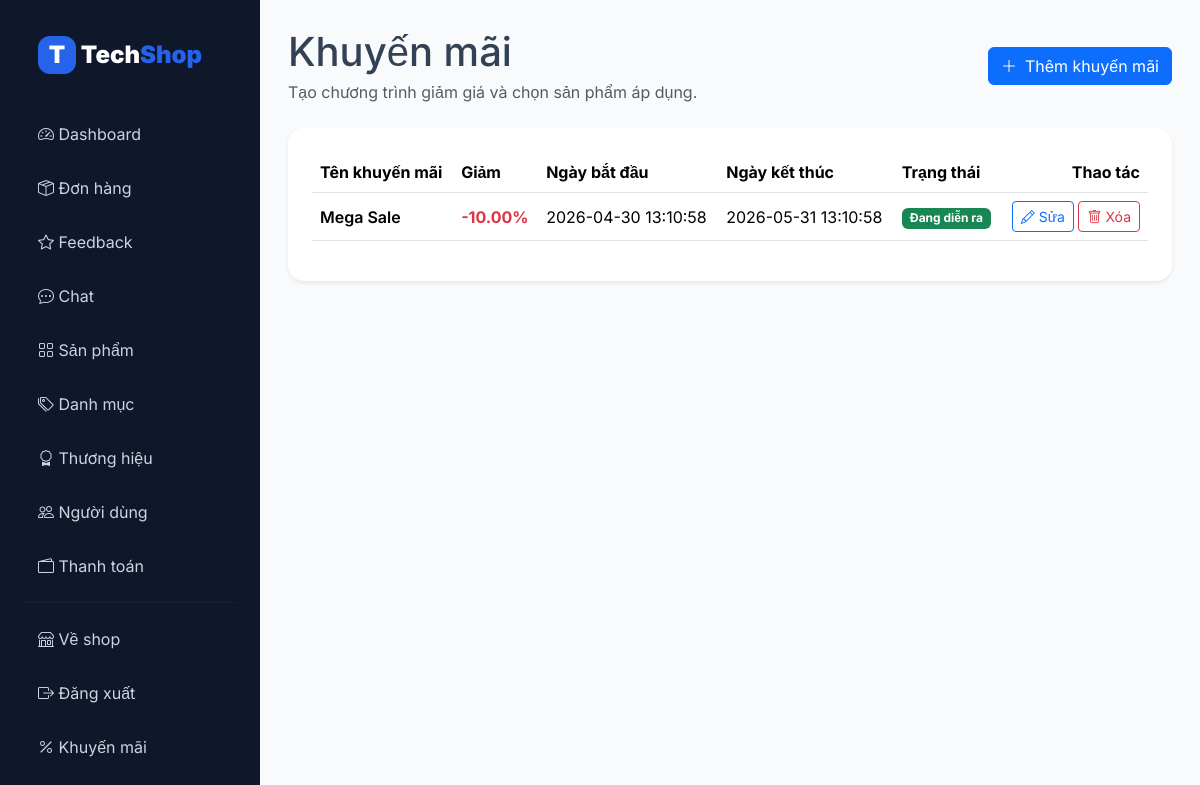
The page /admin/promotions.php (signed in) on the database its author committed.
### tables this page shows
CREATE TABLE `khuyen_mai` (
  `id_khuyen_mai` int(11) NOT NULL,
  `ten_khuyen_mai` varchar(150) NOT NULL,
  `phan_tram_giam` decimal(5,2) NOT NULL,
  `ngay_bat_dau` datetime NOT NULL,
  `ngay_ket_thuc` datetime NOT NULL,
  `trang_thai` enum('dang_dien_ra','ket_thuc','an') DEFAULT 'dang_dien_ra'
);

### config/database.php (called while the page is built, shortened)
<?php
function db_connect(): PDO
{
    $dsn = 'mysql:host=' . DB_HOST . ';port=' . DB_PORT . ';dbname=' . DB_NAME . ';charset=' . DB_CHARSET;
    return new PDO($dsn, DB_USER, DB_PASS, [
        PDO::ATTR_ERRMODE => PDO::ERRMODE_EXCEPTION,
        PDO::ATTR_DEFAULT_FETCH_MODE => PDO::FETCH_ASSOC,
        PDO::ATTR_EMULATE_PREPARES => false,
    ]);
}

### models/AdminCatalog.php (called while the page is built, shortened)
<?php
class AdminCatalog
{
    public function promotions(): array
    {
        return $this->pdo->query("
            SELECT *
            FROM khuyen_mai
            WHERE trang_thai != 'an'
            ORDER BY id_khuyen_mai DESC
        ")->fetchAll();
    }
}

### includes/helpers.php (called while the page is built, shortened)
<?php
function h(mixed $value): string
{
    return htmlspecialchars((string)$value, ENT_QUOTES, 'UTF-8');
}

### admin/promotions.php (the view, shortened to what this page needs)
<?php
require_once __DIR__ . '/../models/AdminCatalog.php';
require __DIR__ . '/_layout_start.php';
$m = new AdminCatalog(db_connect());
$promotions = $m->promotions();
?>
<div class="d-flex justify-content-between align-items-center mb-4">
    <div>
        <h1 class="mb-1">Khuyến mãi</h1>
        <p class="text-muted mb-0">Tạo chương trình giảm giá và chọn sản phẩm áp dụng.</p>
    </div>
    <a href="<?= BASE_URL ?>/admin/promotion_form.php" class="btn btn-primary">
        <i class="bi bi-plus-lg me-2"></i>Thêm khuyến mãi
    </a>
</div>
<div class="bg-white p-4 rounded-4 shadow-sm table-responsive">
    <table class="table align-middle">
        <thead>
            <tr>
                <th>Tên khuyến mãi</th>
                <th>Giảm</th>
                <th>Ngày bắt đầu</th>
                <th>Ngày kết thúc</th>
                <th>Trạng thái</th>
                <th class="text-end">Thao tác</th>
            </tr>
        </thead>
        <tbody>
            <?php foreach ($promotions as $km): ?>
            <tr>
                <td class="fw-600"><?= h($km['ten_khuyen_mai']) ?></td>
                <td class="text-danger fw-bold">-<?= h($km['phan_tram_giam']) ?>%</td>
                <td><?= h($km['ngay_bat_dau']) ?></td>
                <td><?= h($km['ngay_ket_thuc']) ?></td>
                <td>
                    <?php if (($km['trang_thai'] ?? '') === 'dang_dien_ra'): ?>
                        <span class="badge bg-success">Đang diễn ra</span>
                    <?php elseif (($km['trang_thai'] ?? '') === 'ket_thuc'): ?>
                        <span class="badge bg-secondary">Kết thúc</span>
                    <?php else: ?>
                        <span class="badge bg-dark"><?= h($km['trang_thai'] ?? '') ?></span>
                    <?php endif; ?>
                </td>
                <td class="text-end">
                    <a href="<?= BASE_URL ?>/admin/promotion_form.php?id=<?= (int)$km['id_khuyen_mai'] ?>"
                       class="btn btn-sm btn-outline-primary">
                        <i class="bi bi-pencil me-1"></i>Sửa
                    </a>
                    <a href="<?= BASE_URL ?>/admin/promotion_delete.php?id=<?= (int)$km['id_khuyen_mai'] ?>"
                       class="btn btn-sm btn-outline-danger"
                       onclick="return confirm('Bạn có chắc muốn xóa/ẩn khuyến mãi này không?')">
                        <i class="bi bi-trash me-1"></i>Xóa
                    </a>
                </td>
            </tr>
            <?php endforeach; ?>
        </tbody>
    </table>
</div>
<?php require __DIR__ . '/_layout_end.php'; ?>

### assets/css/style.css (style rules this page uses)
:root { --primary: #2563eb; --primary-dark: #1d4ed8; --dark: #0f172a; --muted: #64748b; --border: #e2e8f0; --danger: #ef4444; --success: #16a34a; --warning: #f59e0b; --bg: #f8fafc; }
* { box-sizing: border-box; }
body { font-family: "Inter", sans-serif; background: var(--bg); color: #334155; }
a { text-decoration: none; }
.fw-600 { font-weight: 600; }
html, body { min-height: 100%; }
body { display: flex; flex-direction: column; }

### rows shown on the page
khuyen_mai: ten_khuyen_mai "Mega Sale", phan_tram_giam "10.00", ngay_bat_dau "2026-04-30 13:10:58", ngay_ket_thuc "2026-05-31 13:10:58", trang_thai "Đang diễn ra"
